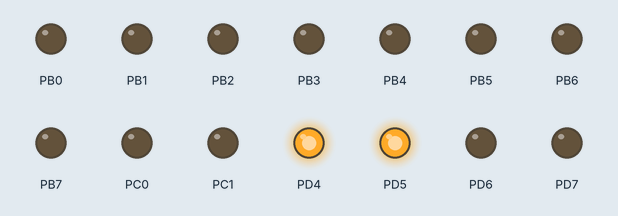
This program was run on a simulated ATmega328P, built with avr-gcc and emulated at 16 MHz. Parts: output pins drawn as LEDs (lit = HIGH).

Above: at 0.05 s.
At 0.35 s:
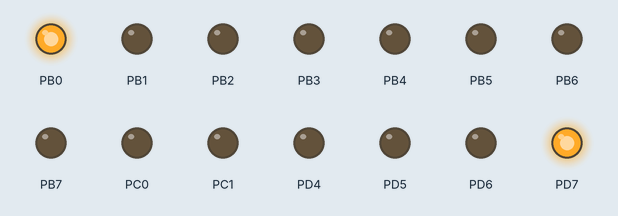
At 0.75 s:
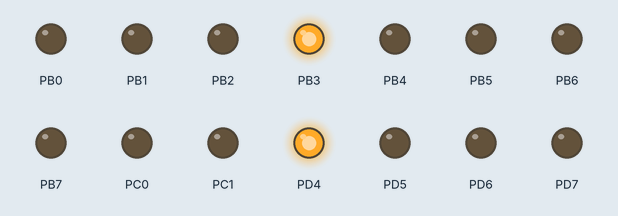
At 1.45 s:
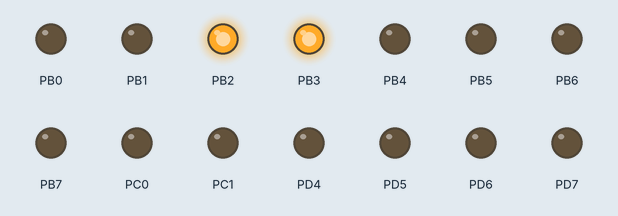
At 2.15 s:
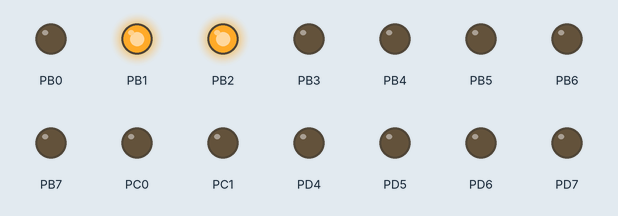
At 2.85 s:
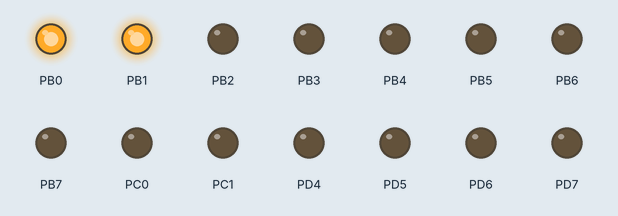
Timing chart, 0 to 3.1 s (numbered marks = the images above):
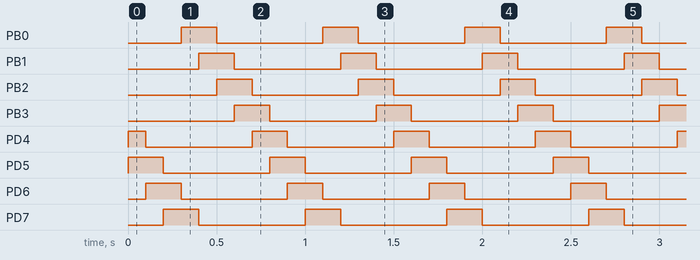

The program:

main.c
```c
/*
 * Tema2.c
 *
 * Created: 12.03.2023 18:54:50
 * Author : Elena
 */
#define F_CPU 16000000UL

#include <avr/io.h>
#include <util/delay.h>

void pinToggle(volatile uint8_t *port, uint8_t pin);
void pinSet(volatile uint8_t *port, uint8_t pin);
void pinReset(volatile uint8_t *port, uint8_t pin);

int main(void)
{
    DDRB = 0xFF;
	DDRC = 0xFF;
	DDRD = 0xFF;
	PORTB = 0x00;
	PORTC = 0x00;
	PORTD = 0x00;
	pinSet(&PORTD, PIND4);
    while (1)
    {

		pinSet(&PORTD, PIND5);

		_delay_ms(100);

		pinReset(&PORTD, PIND4);
		pinSet(&PORTD, PIND6);
		_delay_ms(100);

		pinReset(&PORTD, PIND5);
		pinSet(&PORTD, PIND7);
		_delay_ms(100);

		pinReset(&PORTD, PIND6);
		pinSet(&PORTB, PINB0);

		_delay_ms(100);

		pinReset(&PORTD, PIND7);
		pinSet(&PORTB, PINB1);

		_delay_ms(100);

		pinReset(&PORTB, PINB0);
		pinSet(&PORTB, PINB2);

		_delay_ms(100);

		pinReset(&PORTB, PINB1);
		pinSet(&PORTB, PINB3);

		_delay_ms(100);

		pinReset(&PORTB, PINB2);
		pinSet(&PORTD, PIND4);
		_delay_ms(100);

		pinReset(&PORTB, PINB3);


    }
}

void pinToggle(volatile uint8_t *port, uint8_t pin)
{
	*port ^= 1 << pin;
}


void pinSet(volatile uint8_t *port, uint8_t pin)
{
	*port |= 1 << pin;
}

void pinReset(volatile uint8_t *port, uint8_t pin)
{
	*port &= ~(1 << pin);
}
```

Measured:
- by itself, PB0–3, PD5–7: alternates HIGH for 0.20 s and LOW for 0.60 s
- by itself, PD4: repeats every 0.80 s: LOW 0.60 s, HIGH 0.20 s
- by itself, everything shown: repeats every 0.80 s, in 8 steps
